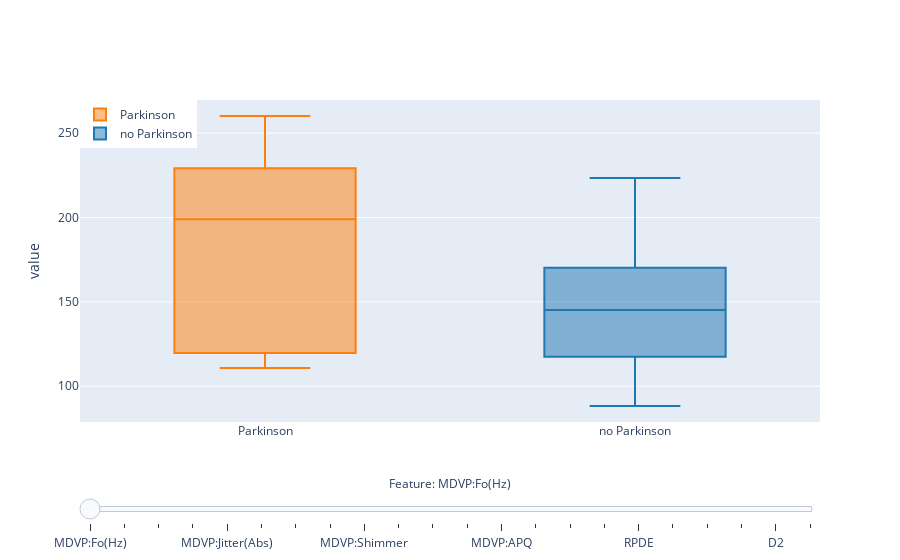

The cell this chart's notebook holds for it:
### Markdown cell above
After this visualization we can se that in most features, data labeled as positive get the lowest values.We can se in the boxplots below that the median value of positive examples is often lower than the median value of negative ones.

### Code cell
def create_box_Parkinson_trace(col, visible=False):
    return go.Box(
        y=Parkinson[col],
        name='Parkinson',
        marker = dict(color = colors[1]),
        visible=visible,
    )

def create_box_no_Parkinson_trace(col, visible=False):
    return go.Box(
        y=no_Parkinson[col],
        name='no Parkinson',
        marker = dict(color = colors[0]),
        visible = visible,
    )


features_for_hist = [x for x in new_data.columns if x not in ["status"]]
# remove features with too less distinct values (e.g. binary features), because boxplot does not make any sense for them
features_for_box = [col for col in features_for_hist if len(Parkinson[col].unique())>5]

active_idx = 0
box_traces_Parkinson = [(create_box_Parkinson_trace(col) if i != active_idx else create_box_Parkinson_trace(col, visible=True)) for i, col in enumerate(features_for_box)]
box_traces_no_Parkinson = [(create_box_no_Parkinson_trace(col) if i != active_idx else create_box_no_Parkinson_trace(col, visible=True)) for i, col in enumerate(features_for_box)]
data_vis = box_traces_Parkinson + box_traces_no_Parkinson

n_features = len(features_for_box)
steps = []
for i in range(n_features):
    step = dict(
        method = 'restyle',
        args = ['visible', [False] * len(data_vis)],
        label = features_for_box[i],
    )
    step['args'][1][i] = True # Toggle i'th trace to "visible"
    step['args'][1][i + n_features] = True # Toggle i'th trace to "visible"
    steps.append(step)

sliders = [dict(
    active = active_idx,
    currentvalue = dict(
        prefix = "Feature: ",
        xanchor= 'center',
    ),
    pad = {"t": 50},
    steps = steps,
    len=1,
)]

layout = dict(
    sliders=sliders,
    yaxis=dict(
        title='value',
        automargin=True,
    ),
    legend=dict(
        x=0,
        y=1,
    ),
)

fig = dict(data=data_vis, layout=layout)

iplot(fig, filename='box_slider')

### Figure 1 — Plotly figure (JSON) as saved in the notebook; plotly's stock layout.template omitted (floating-point values rounded to 4 significant figures; data arrays with more than 128 entries replaced by an {"elided": "..."} marker saying what was removed)
{"data": [{"marker": {"color": "rgb(255, 127, 14)"}, "name": "Parkinson", "type": "box", "visible": true, "y": [197.1, 199.2, 198.4, 202.3, 203.2, 201.5, 237.2, 241.4, 243.4, 242.9, 245.5, 252.5, 122.2, 123.0, 124.4, 126.3, 128.0, 129.3, 209.1, 223.4, 222.2, 228.8, 229.4, 229.0, 236.2, 237.3, 260.1, 197.6, 240.3, 245.0, 112.5, 110.7, 113.7, 117.0, 115.4, 116.4, 117.2, 116.8, 116.3, 116.6, 116.3, 114.6, 201.8, 174.2, 209.5, 174.7, 198.8, 214.3]}, {"marker": {"color": "rgb(255, 127, 14)"}, "name": "Parkinson", "type": "box", "visible": false, "y": [206.9, 209.5, 215.2, 211.6, 211.5, 210.6, 247.3, 248.8, 250.9, 255.0, 262.1, 261.5, 128.6, 130.0, 135.1, 134.2, 138.1, 139.9, 237.5, 239.0, 231.3, 234.6, 252.2, 239.5, 244.7, 243.7, 264.9, 217.6, 245.1, 272.2, 133.4, 113.6, 116.4, 144.5, 123.1, 129.0, 123.9, 217.6, 177.3, 592.0, 581.3, 119.2, 262.7, 231.0, 253.0, 240.0, 397.0, 260.3]}, {"marker": {"color": "rgb(255, 127, 14)"}, "name": "Parkinson", "type": "box", "visible": false, "y": [192.1, 192.1, 193.1, 197.1, 196.2, 195.7, 225.2, 232.5, 232.4, 227.9, 231.8, 182.8, 115.8, 114.7, 117.5, 112.8, 122.1, 118.6, 109.4, 98.66, 205.5, 223.6, 221.2, 113.2, 102.1, 229.3, 237.3, 90.79, 219.8, 239.2, 105.7, 100.1, 96.91, 99.92, 108.6, 109.0, 106.7, 99.5, 96.98, 86.23, 94.25, 86.65, 78.23, 94.26, 89.49, 74.29, 74.9, 77.97]}, {"marker": {"color": "rgb(255, 127, 14)"}, "name": "Parkinson", "type": "box", "visible": false, "y": [0.00289, 0.00241, 0.00212, 0.0018, 0.00178, 0.00198, 0.00298, 0.00281, 0.0021, 0.00225, 0.00235, 0.00185, 0.00524, 0.00428, 0.00431, 0.00448, 0.00436, 0.0049, 0.00282, 0.00264, 0.00266, 0.00296, 0.00205, 0.00238, 0.00277, 0.00303, 0.00339, 0.00803, 0.00517, 0.00451, 0.00355, 0.00356, 0.00349, 0.00353, 0.00332, 0.00346, 0.00417, 0.00531, 0.00314, 0.00496, 0.00267, 0.00327, 0.00694, 0.00459, 0.00564, 0.0136, 0.0074, 0.00567]}, {"marker": {"color": "rgb(255, 127, 14)"}, "name": "Parkinson", "type": "box", "visible": false, "y": [1e-05, 1e-05, 1e-05, 9e-06, 9e-06, 1e-05, 1e-05, 1e-05, 9e-06, 9e-06, 1e-05, 7e-06, 4e-05, 3e-05, 3e-05, 4e-05, 3e-05, 4e-05, 1e-05, 1e-05, 1e-05, 1e-05, 9e-06, 1e-05, 1e-05, 1e-05, 1e-05, 4e-05, 2e-05, 2e-05, 3e-05, 3e-05, 3e-05, 3e-05, 3e-05, 3e-05, 4e-05, 5e-05, 3e-05, 4e-05, 2e-05, 3e-05, 3e-05, 3e-05, 3e-05, 8e-05, 4e-05, 3e-05]}, {"marker": {"color": "rgb(255, 127, 14)"}, "name": "Parkinson", "type": "box", "visible": false, "y": [0.00166, 0.00134, 0.00113, 0.00093, 0.00094, 0.00105, 0.00169, 0.00157, 0.00109, 0.00117, 0.00127, 0.00092, 0.00169, 0.00124, 0.00141, 0.00131, 0.00137, 0.00165, 0.00147, 0.00154, 0.00152, 0.00175, 0.00114, 0.00136, 0.00154, 0.00173, 0.00205, 0.0049, 0.00316, 0.00279, 0.00166, 0.0017, 0.00171, 0.00176, 0.0016, 0.00169, 0.00186, 0.0026, 0.00134, 0.00254, 0.00115, 0.00146, 0.00412, 0.00263, 0.00331, 0.00624, 0.0037, 0.00295]}, {"marker": {"color": "rgb(255, 127, 14)"}, "name": "Parkinson", "type": "box", "visible": false, "y": [0.00168, 0.00138, 0.00135, 0.00107, 0.00106, 0.00115, 0.00182, 0.00173, 0.00137, 0.00139, 0.00148, 0.00113, 0.00203, 0.00155, 0.00167, 0.00169, 0.00166, 0.00183, 0.00152, 0.00151, 0.00144, 0.00155, 0.00113, 0.0014, 0.00153, 0.00159, 0.00186, 0.00448, 0.00283, 0.00237, 0.0019, 0.002, 0.00203, 0.00218, 0.00199, 0.00213, 0.0027, 0.00346, 0.00192, 0.00263, 0.00148, 0.00184, 0.00396, 0.00259, 0.00292, 0.00564, 0.0039, 0.00317]}, {"marker": {"color": "rgb(255, 127, 14)"}, "name": "Parkinson", "type": "box", "visible": false, "y": [0.00498, 0.00402, 0.00339, 0.00278, 0.00283, 0.00314, 0.00507, 0.0047, 0.00327, 0.0035, 0.0038, 0.00276, 0.00507, 0.00373, 0.00422, 0.00393, 0.00411, 0.00495, 0.00442, 0.00461, 0.00457, 0.00526, 0.00342, 0.00408, 0.00462, 0.00519, 0.00616, 0.0147, 0.00949, 0.00837, 0.00499, 0.0051, 0.00514, 0.00528, 0.0048, 0.00507, 0.00558, 0.0078, 0.00403, 0.00762, 0.00345, 0.00439, 0.01235, 0.0079, 0.00994, 0.01873, 0.01109, 0.00885]}, {"marker": {"color": "rgb(255, 127, 14)"}, "name": "Parkinson", "type": "box", "visible": false, "y": [0.01098, 0.01015, 0.01263, 0.00954, 0.00958, 0.01194, 0.01752, 0.0176, 0.01419, 0.01494, 0.01608, 0.01152, 0.01613, 0.01681, 0.02184, 0.02033, 0.02297, 0.02498, 0.01861, 0.01906, 0.01643, 0.01644, 0.01457, 0.01745, 0.02448, 0.01242, 0.0203, 0.02177, 0.02018, 0.01897, 0.01358, 0.01484, 0.01472, 0.01657, 0.01503, 0.01725, 0.01909, 0.01795, 0.01564, 0.0166, 0.013, 0.01185, 0.02574, 0.04087, 0.02751, 0.02308, 0.02296, 0.01884]}, {"marker": {"color": "rgb(255, 127, 14)"}, "name": "Parkinson", "type": "box", "visible": false, "y": [0.097, 0.089, 0.111, 0.085, 0.085, 0.107, 0.164, 0.154, 0.126, 0.134, 0.141, 0.103, 0.143, 0.154, 0.197, 0.185, 0.21, 0.228, 0.17, 0.165, 0.145, 0.145, 0.129, 0.154, 0.217, 0.116, 0.197, 0.189, 0.212, 0.181, 0.129, 0.133, 0.133, 0.145, 0.137, 0.155, 0.171, 0.163, 0.136, 0.154, 0.117, 0.106, 0.255, 0.405, 0.263, 0.256, 0.241, 0.19]}, {"marker": {"color": "rgb(255, 127, 14)"}, "name": "Parkinson", "type": "box", "visible": false, "y": [0.00563, 0.00504, 0.0064, 0.00469, 0.00468, 0.00586, 0.01035, 0.01006, 0.00777, 0.00847, 0.00906, 0.00614, 0.00855, 0.0093, 0.01241, 0.01143, 0.01323, 0.01396, 0.00975, 0.01013, 0.00867, 0.00882, 0.00769, 0.00942, 0.0141, 0.00696, 0.01186, 0.01279, 0.01176, 0.01084, 0.00664, 0.00754, 0.00748, 0.00881, 0.00812, 0.00874, 0.00864, 0.0081, 0.00667, 0.0082, 0.00631, 0.00557, 0.01454, 0.02336, 0.01604, 0.01268, 0.01265, 0.01026]}, {"marker": {"color": "rgb(255, 127, 14)"}, "name": "Parkinson", "type": "box", "visible": false, "y": [0.0068, 0.00641, 0.00825, 0.00606, 0.0061, 0.0076, 0.01024, 0.01038, 0.00898, 0.00879, 0.00977, 0.0073, 0.00776, 0.00802, 0.01024, 0.00959, 0.01072, 0.01219, 0.01258, 0.01296, 0.01108, 0.01075, 0.00957, 0.0116, 0.01426, 0.00747, 0.0123, 0.01272, 0.01191, 0.01121, 0.00786, 0.0095, 0.00905, 0.01062, 0.00933, 0.01021, 0.01223, 0.01144, 0.0099, 0.00972, 0.00789, 0.00721, 0.01582, 0.02498, 0.01657, 0.01365, 0.01321, 0.01161]}, {"marker": {"color": "rgb(255, 127, 14)"}, "name": "Parkinson", "type": "box", "visible": false, "y": [0.00802, 0.00762, 0.00951, 0.00719, 0.00726, 0.00957, 0.01133, 0.01251, 0.01033, 0.01014, 0.01149, 0.0086, 0.01433, 0.014, 0.01685, 0.01614, 0.01677, 0.01947, 0.01382, 0.0134, 0.012, 0.01179, 0.01016, 0.01234, 0.01621, 0.00882, 0.01367, 0.01439, 0.01344, 0.01255, 0.0114, 0.01285, 0.01148, 0.01318, 0.01133, 0.01331, 0.01949, 0.01756, 0.01691, 0.01491, 0.01144, 0.01095, 0.01758, 0.02745, 0.01879, 0.01667, 0.01588, 0.01373]}, {"marker": {"color": "rgb(255, 127, 14)"}, "name": "Parkinson", "type": "box", "visible": false, "y": [0.01689, 0.01513, 0.01919, 0.01407, 0.01403, 0.01758, 0.03104, 0.03017, 0.0233, 0.02542, 0.02719, 0.01841, 0.02566, 0.02789, 0.03724, 0.03429, 0.03969, 0.04188, 0.02925, 0.03039, 0.02602, 0.02647, 0.02308, 0.02827, 0.04231, 0.02089, 0.03557, 0.03836, 0.03529, 0.03253, 0.01992, 0.02261, 0.02245, 0.02643, 0.02436, 0.02623, 0.02592, 0.02429, 0.02001, 0.0246, 0.01892, 0.01672, 0.04363, 0.07008, 0.04812, 0.03804, 0.03794, 0.03078]}, {"marker": {"color": "rgb(255, 127, 14)"}, "name": "Parkinson", "type": "box", "visible": false, "y": [0.00339, 0.00167, 0.00119, 0.00072, 0.00065, 0.00135, 0.0074, 0.00675, 0.00454, 0.00476, 0.00476, 0.00432, 0.00839, 0.00462, 0.00479, 0.00474, 0.00481, 0.00484, 0.00871, 0.00301, 0.0034, 0.00351, 0.003, 0.0042, 0.0062, 0.00533, 0.0091, 0.01337, 0.00965, 0.01049, 0.00435, 0.0043, 0.00478, 0.0059, 0.00401, 0.00415, 0.00955, 0.01179, 0.00737, 0.01397, 0.0068, 0.00703, 0.04441, 0.02764, 0.0181, 0.1071, 0.07223, 0.04398]}, {"marker": {"color": "rgb(255, 127, 14)"}, "name": "Parkinson", "type": "box", "visible": false, "y": [26.77, 30.94, 30.77, 32.68, 33.05, 31.73, 22.74, 23.14, 25.37, 25.03, 24.6, 26.8, 23.16, 24.97, 25.14, 25.03, 24.69, 25.43, 25.55, 26.14, 25.86, 25.96, 26.41, 24.55, 24.08, 24.68, 21.08, 19.27, 21.02, 21.53, 26.44, 26.55, 26.55, 25.45, 26.0, 26.14, 23.08, 22.09, 24.2, 23.96, 25.02, 24.77, 19.37, 19.52, 19.15, 17.88, 19.02, 21.21]}, {"marker": {"color": "rgb(255, 127, 14)"}, "name": "Parkinson", "type": "box", "visible": false, "y": [0.4222, 0.4324, 0.4659, 0.3685, 0.3401, 0.3443, 0.3051, 0.4577, 0.4383, 0.4313, 0.4675, 0.6104, 0.5796, 0.5387, 0.5531, 0.5075, 0.4598, 0.4204, 0.3418, 0.448, 0.3649, 0.2566, 0.2768, 0.3054, 0.4699, 0.3849, 0.441, 0.3722, 0.3718, 0.5228, 0.4133, 0.3691, 0.3803, 0.3875, 0.406, 0.3612, 0.6035, 0.6638, 0.5985, 0.5664, 0.5285, 0.5553, 0.5085, 0.4484, 0.4317, 0.4076, 0.4512, 0.4628]}, {"marker": {"color": "rgb(255, 127, 14)"}, "name": "Parkinson", "type": "box", "visible": false, "y": [0.7414, 0.7421, 0.7387, 0.7421, 0.7419, 0.7427, 0.6542, 0.6343, 0.6353, 0.6389, 0.6317, 0.6352, 0.7337, 0.7541, 0.7759, 0.7604, 0.7662, 0.7857, 0.6789, 0.6863, 0.6944, 0.6833, 0.6736, 0.6818, 0.6282, 0.6267, 0.6281, 0.7252, 0.6462, 0.6468, 0.7567, 0.7762, 0.7667, 0.7565, 0.7613, 0.7632, 0.6696, 0.6565, 0.6543, 0.6677, 0.6639, 0.6591, 0.6838, 0.6579, 0.6832, 0.6557, 0.644, 0.6644]}, {"marker": {"color": "rgb(255, 127, 14)"}, "name": "Parkinson", "type": "box", "visible": false, "y": [-7.348, -7.683, -7.068, -7.696, -7.965, -7.778, -7.311, -6.794, -7.058, -6.996, -7.156, -7.32, -6.439, -6.482, -6.65, -6.689, -7.072, -6.837, -7.041, -7.294, -6.966, -7.246, -7.496, -7.314, -6.816, -7.018, -7.518, -5.737, -7.17, -7.304, -6.324, -6.086, -5.944, -6.013, -5.967, -6.017, -5.619, -5.199, -5.593, -6.431, -6.359, -6.71, -6.934, -6.539, -6.195, -6.787, -6.745, -5.724]}, {"marker": {"color": "rgb(255, 127, 14)"}, "name": "Parkinson", "type": "box", "visible": false, "y": [0.1776, 0.1733, 0.1752, 0.1785, 0.1635, 0.1702, 0.09865, 0.1583, 0.09161, 0.1021, 0.1276, 0.2009, 0.2664, 0.265, 0.2545, 0.292, 0.2204, 0.2699, 0.06699, 0.08637, 0.09588, 0.01869, 0.05684, 0.006274, 0.1723, 0.1763, 0.1604, 0.1645, 0.0733, 0.1711, 0.2189, 0.1924, 0.1921, 0.2293, 0.1979, 0.1093, 0.1916, 0.2068, 0.1339, 0.1533, 0.1166, 0.1497, 0.1599, 0.122, 0.1293, 0.1585, 0.2075, 0.1907]}, {"marker": {"color": "rgb(255, 127, 14)"}, "name": "Parkinson", "type": "box", "visible": false, "y": [1.744, 2.103, 1.512, 1.545, 1.423, 2.447, 2.417, 2.257, 2.331, 2.366, 2.392, 2.029, 2.08, 2.054, 1.84, 2.432, 1.972, 2.224, 2.461, 2.322, 2.279, 2.498, 2.003, 2.119, 2.235, 1.852, 1.882, 2.882, 2.266, 2.095, 2.193, 1.889, 1.853, 1.873, 1.975, 2.005, 2.027, 2.12, 2.059, 2.162, 2.152, 1.914, 2.316, 2.657, 2.784, 2.68, 2.139, 2.555]}, {"marker": {"color": "rgb(255, 127, 14)"}, "name": "Parkinson", "type": "box", "visible": false, "y": [0.08557, 0.0685, 0.09632, 0.05614, 0.04454, 0.05761, 0.09503, 0.1174, 0.09147, 0.1027, 0.09734, 0.0864, 0.1339, 0.1289, 0.1036, 0.106, 0.1193, 0.1475, 0.1015, 0.09856, 0.1032, 0.09353, 0.07358, 0.09155, 0.1197, 0.0916, 0.07559, 0.2029, 0.1009, 0.09622, 0.1604, 0.1742, 0.1797, 0.1631, 0.1841, 0.1744, 0.2157, 0.2524, 0.2143, 0.1206, 0.1389, 0.1218, 0.1128, 0.1331, 0.1689, 0.1317, 0.1233, 0.1486]}, {"marker": {"color": "rgb(31, 119, 180)"}, "name": "no Parkinson", "type": "box", "visible": true, "y": {"elided": "147 float values"}}, {"marker": {"color": "rgb(31, 119, 180)"}, "name": "no Parkinson", "type": "box", "visible": false, "y": {"elided": "147 float values"}}, {"marker": {"color": "rgb(31, 119, 180)"}, "name": "no Parkinson", "type": "box", "visible": false, "y": {"elided": "147 float values"}}, {"marker": {"color": "rgb(31, 119, 180)"}, "name": "no Parkinson", "type": "box", "visible": false, "y": {"elided": "147 float values"}}, {"marker": {"color": "rgb(31, 119, 180)"}, "name": "no Parkinson", "type": "box", "visible": false, "y": {"elided": "147 float values"}}, {"marker": {"color": "rgb(31, 119, 180)"}, "name": "no Parkinson", "type": "box", "visible": false, "y": {"elided": "147 float values"}}, {"marker": {"color": "rgb(31, 119, 180)"}, "name": "no Parkinson", "type": "box", "visible": false, "y": {"elided": "147 float values"}}, {"marker": {"color": "rgb(31, 119, 180)"}, "name": "no Parkinson", "type": "box", "visible": false, "y": {"elided": "147 float values"}}, {"marker": {"color": "rgb(31, 119, 180)"}, "name": "no Parkinson", "type": "box", "visible": false, "y": {"elided": "147 float values"}}, {"marker": {"color": "rgb(31, 119, 180)"}, "name": "no Parkinson", "type": "box", "visible": false, "y": {"elided": "147 float values"}}, {"marker": {"color": "rgb(31, 119, 180)"}, "name": "no Parkinson", "type": "box", "visible": false, "y": {"elided": "147 float values"}}, {"marker": {"color": "rgb(31, 119, 180)"}, "name": "no Parkinson", "type": "box", "visible": false, "y": {"elided": "147 float values"}}, {"marker": {"color": "rgb(31, 119, 180)"}, "name": "no Parkinson", "type": "box", "visible": false, "y": {"elided": "147 float values"}}, {"marker": {"color": "rgb(31, 119, 180)"}, "name": "no Parkinson", "type": "box", "visible": false, "y": {"elided": "147 float values"}}, {"marker": {"color": "rgb(31, 119, 180)"}, "name": "no Parkinson", "type": "box", "visible": false, "y": {"elided": "147 float values"}}, {"marker": {"color": "rgb(31, 119, 180)"}, "name": "no Parkinson", "type": "box", "visible": false, "y": {"elided": "147 float values"}}, {"marker": {"color": "rgb(31, 119, 180)"}, "name": "no Parkinson", "type": "box", "visible": false, "y": {"elided": "147 float values"}}, {"marker": {"color": "rgb(31, 119, 180)"}, "name": "no Parkinson", "type": "box", "visible": false, "y": {"elided": "147 float values"}}, {"marker": {"color": "rgb(31, 119, 180)"}, "name": "no Parkinson", "type": "box", "visible": false, "y": {"elided": "147 float values"}}, {"marker": {"color": "rgb(31, 119, 180)"}, "name": "no Parkinson", "type": "box", "visible": false, "y": {"elided": "147 float values"}}, {"marker": {"color": "rgb(31, 119, 180)"}, "name": "no Parkinson", "type": "box", "visible": false, "y": {"elided": "147 float values"}}, {"marker": {"color": "rgb(31, 119, 180)"}, "name": "no Parkinson", "type": "box", "visible": false, "y": {"elided": "147 float values"}}], "layout": {"legend": {"x": 0, "y": 1}, "sliders": [{"active": 0, "currentvalue": {"prefix": "Feature: ", "xanchor": "center"}, "len": 1, "pad": {"t": 50}, "steps": [{"args": ["visible", [true, false, false, false, false, false, false, false, false, false, false, false, false, false, false, false, false, false, false, false, false, false, true, false, false, false, false, false, false, false, false, false, false, false, false, false, false, false, false, false, false, false, false, false]], "label": "MDVP:Fo(Hz)", "method": "restyle"}, {"args": ["visible", [false, true, false, false, false, false, false, false, false, false, false, false, false, false, false, false, false, false, false, false, false, false, false, true, false, false, false, false, false, false, false, false, false, false, false, false, false, false, false, false, false, false, false, false]], "label": "MDVP:Fhi(Hz)", "method": "restyle"}, {"args": ["visible", [false, false, true, false, false, false, false, false, false, false, false, false, false, false, false, false, false, false, false, false, false, false, false, false, true, false, false, false, false, false, false, false, false, false, false, false, false, false, false, false, false, false, false, false]], "label": "MDVP:Flo(Hz)", "method": "restyle"}, {"args": ["visible", [false, false, false, true, false, false, false, false, false, false, false, false, false, false, false, false, false, false, false, false, false, false, false, false, false, true, false, false, false, false, false, false, false, false, false, false, false, false, false, false, false, false, false, false]], "label": "MDVP:Jitter(%)", "method": "restyle"}, {"args": ["visible", [false, false, false, false, true, false, false, false, false, false, false, false, false, false, false, false, false, false, false, false, false, false, false, false, false, false, true, false, false, false, false, false, false, false, false, false, false, false, false, false, false, false, false, false]], "label": "MDVP:Jitter(Abs)", "method": "restyle"}, {"args": ["visible", [false, false, false, false, false, true, false, false, false, false, false, false, false, false, false, false, false, false, false, false, false, false, false, false, false, false, false, true, false, false, false, false, false, false, false, false, false, false, false, false, false, false, false, false]], "label": "MDVP:RAP", "method": "restyle"}, {"args": ["visible", [false, false, false, false, false, false, true, false, false, false, false, false, false, false, false, false, false, false, false, false, false, false, false, false, false, false, false, false, true, false, false, false, false, false, false, false, false, false, false, false, false, false, false, false]], "label": "MDVP:PPQ", "method": "restyle"}, {"args": ["visible", [false, false, false, false, false, false, false, true, false, false, false, false, false, false, false, false, false, false, false, false, false, false, false, false, false, false, false, false, false, true, false, false, false, false, false, false, false, false, false, false, false, false, false, false]], "label": "Jitter:DDP", "method": "restyle"}, {"args": ["visible", [false, false, false, false, false, false, false, false, true, false, false, false, false, false, false, false, false, false, false, false, false, false, false, false, false, false, false, false, false, false, true, false, false, false, false, false, false, false, false, false, false, false, false, false]], "label": "MDVP:Shimmer", "method": "restyle"}, {"args": ["visible", [false, false, false, false, false, false, false, false, false, true, false, false, false, false, false, false, false, false, false, false, false, false, false, false, false, false, false, false, false, false, false, true, false, false, false, false, false, false, false, false, false, false, false, false]], "label": "MDVP:Shimmer(dB)", "method": "restyle"}, {"args": ["visible", [false, false, false, false, false, false, false, false, false, false, true, false, false, false, false, false, false, false, false, false, false, false, false, false, false, false, false, false, false, false, false, false, true, false, false, false, false, false, false, false, false, false, false, false]], "label": "Shimmer:APQ3", "method": "restyle"}, {"args": ["visible", [false, false, false, false, false, false, false, false, false, false, false, true, false, false, false, false, false, false, false, false, false, false, false, false, false, false, false, false, false, false, false, false, false, true, false, false, false, false, false, false, false, false, false, false]], "label": "Shimmer:APQ5", "method": "restyle"}, {"args": ["visible", [false, false, false, false, false, false, false, false, false, false, false, false, true, false, false, false, false, false, false, false, false, false, false, false, false, false, false, false, false, false, false, false, false, false, true, false, false, false, false, false, false, false, false, false]], "label": "MDVP:APQ", "method": "restyle"}, {"args": ["visible", [false, false, false, false, false, false, false, false, false, false, false, false, false, true, false, false, false, false, false, false, false, false, false, false, false, false, false, false, false, false, false, false, false, false, false, true, false, false, false, false, false, false, false, false]], "label": "Shimmer:DDA", "method": "restyle"}, {"args": ["visible", [false, false, false, false, false, false, false, false, false, false, false, false, false, false, true, false, false, false, false, false, false, false, false, false, false, false, false, false, false, false, false, false, false, false, false, false, true, false, false, false, false, false, false, false]], "label": "NHR", "method": "restyle"}, {"args": ["visible", [false, false, false, false, false, false, false, false, false, false, false, false, false, false, false, true, false, false, false, false, false, false, false, false, false, false, false, false, false, false, false, false, false, false, false, false, false, true, false, false, false, false, false, false]], "label": "HNR", "method": "restyle"}, {"args": ["visible", [false, false, false, false, false, false, false, false, false, false, false, false, false, false, false, false, true, false, false, false, false, false, false, false, false, false, false, false, false, false, false, false, false, false, false, false, false, false, true, false, false, false, false, false]], "label": "RPDE", "method": "restyle"}, {"args": ["visible", [false, false, false, false, false, false, false, false, false, false, false, false, false, false, false, false, false, true, false, false, false, false, false, false, false, false, false, false, false, false, false, false, false, false, false, false, false, false, false, true, false, false, false, false]], "label": "DFA", "method": "restyle"}, {"args": ["visible", [false, false, false, false, false, false, false, false, false, false, false, false, false, false, false, false, false, false, true, false, false, false, false, false, false, false, false, false, false, false, false, false, false, false, false, false, false, false, false, false, true, false, false, false]], "label": "spread1", "method": "restyle"}, {"args": ["visible", [false, false, false, false, false, false, false, false, false, false, false, false, false, false, false, false, false, false, false, true, false, false, false, false, false, false, false, false, false, false, false, false, false, false, false, false, false, false, false, false, false, true, false, false]], "label": "spread2", "method": "restyle"}, {"args": ["visible", [false, false, false, false, false, false, false, false, false, false, false, false, false, false, false, false, false, false, false, false, true, false, false, false, false, false, false, false, false, false, false, false, false, false, false, false, false, false, false, false, false, false, true, false]], "label": "D2", "method": "restyle"}, {"args": ["visible", [false, false, false, false, false, false, false, false, false, false, false, false, false, false, false, false, false, false, false, false, false, true, false, false, false, false, false, false, false, false, false, false, false, false, false, false, false, false, false, false, false, false, false, true]], "label": "PPE", "method": "restyle"}]}], "yaxis": {"automargin": true, "title": {"text": "value"}}}}
